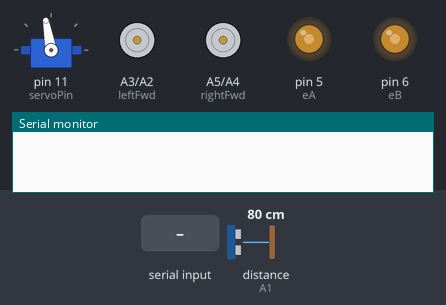
This sketch was run on a simulated Arduino Uno, built with avr-gcc and run on an emulated ATmega328P. On the bench: servo, motor-driver pin pairs drawn as motors (green arrow = first pin HIGH = forward, orange = second pin HIGH = backward, longer = more drive), output pins drawn as LEDs (lit = HIGH), the last lines printed to the serial monitor. The inputs (shaded band) are chosen by the test bench; at power-on: distance to the obstacle (sensor on A1) 80 cm. The echo pulse lasts 58.3 µs per cm.

Above: at 2.9 s.
3.0 s: "1\n" received over Serial
At 3.1 s:
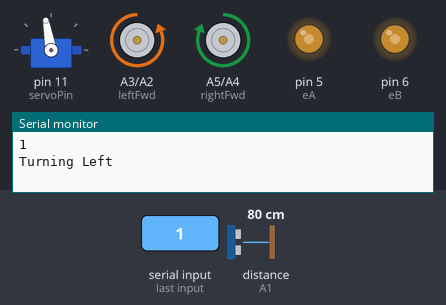
4.7 s: "2\n" received over Serial
At 4.8 s:
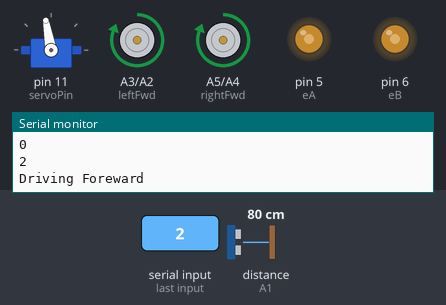
6.4 s: "3\n" received over Serial
At 6.5 s:
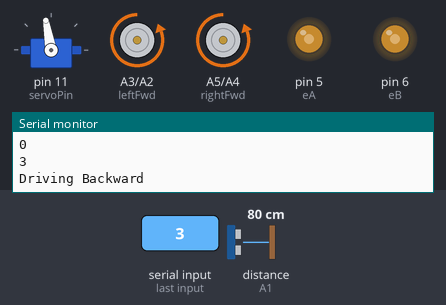
8.1 s: "4\n" received over Serial
At 8.2 s:
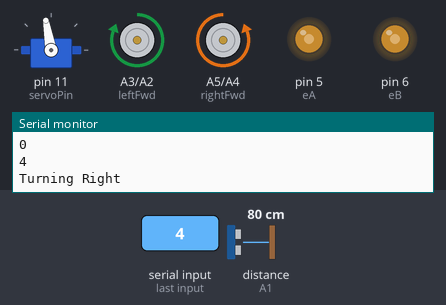
Timing chart, 0 to 10.8 s (numbered marks = the images above; inputs shaded):
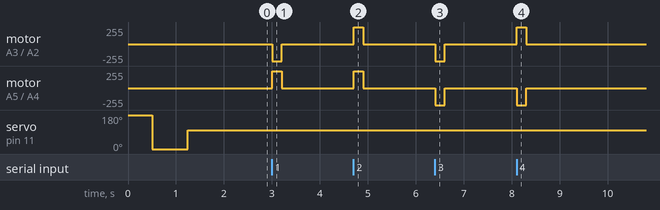

Measured:
- after the input at 3.0 s, motor on A3 (leftFwd) / A2 (leftBack): stopped → backward 255/255 at once, → stopped 0.20 s later; motor on A5 (rightFwd) / A4 (rightBack): stopped → forward 255/255 at once, → stopped 0.20 s later
- after the input at 4.7 s, motor on A3 (leftFwd) / A2 (leftBack), motor on A5 (rightFwd) / A4 (rightBack): stopped → forward 255/255 at once, → stopped 0.20 s later
- after the input at 6.4 s, motor on A3 (leftFwd) / A2 (leftBack), motor on A5 (rightFwd) / A4 (rightBack): stopped → backward 255/255 at once, → stopped 0.20 s later
- after the input at 8.1 s, motor on A3 (leftFwd) / A2 (leftBack): stopped → forward 255/255 at once, → stopped 0.20 s later; motor on A5 (rightFwd) / A4 (rightBack): stopped → backward 255/255 at once, → stopped 0.20 s later

The sketch:

robot-table-drive-1.ino
```cpp
#include <NewPing.h>
#include <Servo.h>

const int leftBack  = A2;
const int leftFwd   = A3;
const int rightBack = A4;
const int rightFwd  = A5;

const int eA        = 5;
const int eB        = 6;

const int ultraSonicTrigPin = A0;
const int ultraSonicEchoPin = A1;

const int servoPin  = 11;


const int stopDistance  = 25;
const int maxDistance   = 200;

const int servoLeft   = 180;
const int servoFwd    = 100;
const int servoRight  = 0;
int servoPosition     = servoFwd;

int driveSpeed      = 128;
int transitionDelay = 500;


unsigned int leftPingValue    = 0;
unsigned int centerPingValue  = 0;
unsigned int rightPingValue   = 0;

NewPing sonar(ultraSonicTrigPin, ultraSonicEchoPin, maxDistance);
Servo servo;

void setup() {
  Serial.begin(9600);
  servo.attach(servoPin);

  pinMode(leftBack, OUTPUT);
  pinMode(leftFwd, OUTPUT);
  pinMode(rightBack, OUTPUT);
  pinMode(rightFwd, OUTPUT);
  pinMode(eA, OUTPUT);
  pinMode(eB, OUTPUT);

  analogWrite(eA, driveSpeed);
  analogWrite(eB, driveSpeed);

  servo.write(servoLeft);
  delay(transitionDelay);
  servo.write(servoRight);
  delay(transitionDelay * 1.5);
  servo.write(servoFwd);
  delay(transitionDelay);
}

void loop() {
  doPing();

  int centerCM = centerPingValue / US_ROUNDTRIP_CM;

  if (Serial.available()) {
    int dir = Serial.parseInt();

    Serial.println(dir);

    switch(dir) {
      case 1:
        Serial.println("Turning Left");
        turnLeft();
        break;
      case 2:
        Serial.println("Driving Foreward");
        driveForward();
        break;
      case 3:
        Serial.println("Driving Backward");
        driveBackward();
        break;
      case 4:
        Serial.println("Turning Right");
        turnRight();
    }
    delay(transitionDelay*0.4);
    stopDriving();
  }

//  if(centerCM < stopDistance && centerCM > 0) {
//    stopDriving();
//    delay(transitionDelay);
//    driveBackward();
//    delay(transitionDelay);
//    turnLeft();
//    delay(transitionDelay);
//  }
//  else {
//    driveForward();
//  }
}

void driveForward() {
  digitalWrite(leftFwd, HIGH);
  digitalWrite(leftBack, LOW);
  digitalWrite(rightFwd, HIGH);
  digitalWrite(rightBack, LOW);
}

void driveBackward() {
  digitalWrite(leftBack, HIGH);
  digitalWrite(leftFwd, LOW);
  digitalWrite(rightBack, HIGH);
  digitalWrite(rightFwd, LOW);
}

void turnLeft() {
  digitalWrite(leftFwd, LOW);
  digitalWrite(leftBack, HIGH);
  digitalWrite(rightFwd, HIGH);
  digitalWrite(rightBack, LOW);
}

void turnRight() {
  digitalWrite(leftFwd, HIGH);
  digitalWrite(leftBack, LOW);
  digitalWrite(rightFwd, LOW);
  digitalWrite(rightBack, HIGH);
}

void stopDriving() {
  digitalWrite(leftBack, LOW);
  digitalWrite(leftFwd, LOW);
  digitalWrite(rightBack, LOW);
  digitalWrite(rightFwd, LOW);
}

void doPing() {
  centerPingValue = sonar.ping();
//  Serial.print("Ping: ");
//  Serial.print(centerPingValue / US_ROUNDTRIP_CM);
//  Serial.println("cm: ");
}

void moveServo(int newPosition) {
  servo.write(newPosition);
}
```
